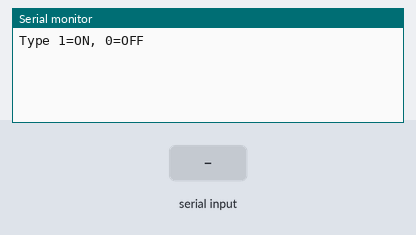
Recording of a sketch running on a simulated Arduino Uno, built with avr-gcc and run on an emulated ATmega328P. Parts: the last lines printed to the serial monitor. The inputs (shaded band) are chosen by the test bench. No radio packets arrive unless stated.

Above: at 1.2 s.
1.3 s: "1" received over Serial
At 1.8 s:
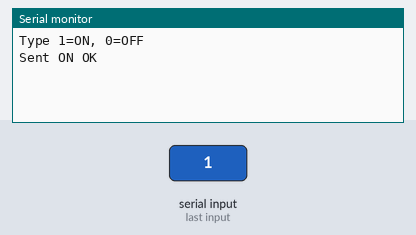
2.8 s: "0" received over Serial
At 4.2 s:
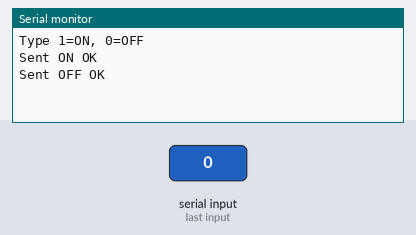

Measured:
- after the input at 1.3 s, the serial monitor: prints a new line at once (image 1)
- after the input at 2.8 s, the serial monitor: prints a new line at once (image 2)

The sketch:

nRF24L01_LED_Transmitter.ino
```cpp
// nRF24L01 LED Transmitter

#include <SPI.h>
#include <nRF24L01.h>
#include <RF24.h>

RF24 radio(9, 10);
const byte address[6] = "00001";

void setup() {
  Serial.begin(115200);

  radio.begin();
  radio.setChannel(76);
  radio.setDataRate(RF24_1MBPS);
  radio.setPALevel(RF24_PA_LOW);

  radio.openWritingPipe(address);
  radio.stopListening();

  Serial.println("Type 1=ON, 0=OFF");
}

void loop() {
  if (Serial.available()) {
    char c = Serial.read();

    if (c == '1') {
      const char msg[] = "ON";
      bool ok = radio.write(&msg, sizeof(msg));
      Serial.println(ok ? "Sent ON OK" : "Sent ON FAIL");
    }

    if (c == '0') {
      const char msg[] = "OFF";
      bool ok = radio.write(&msg, sizeof(msg));
      Serial.println(ok ? "Sent OFF OK" : "Sent OFF FAIL");
    }
  }
}
```
